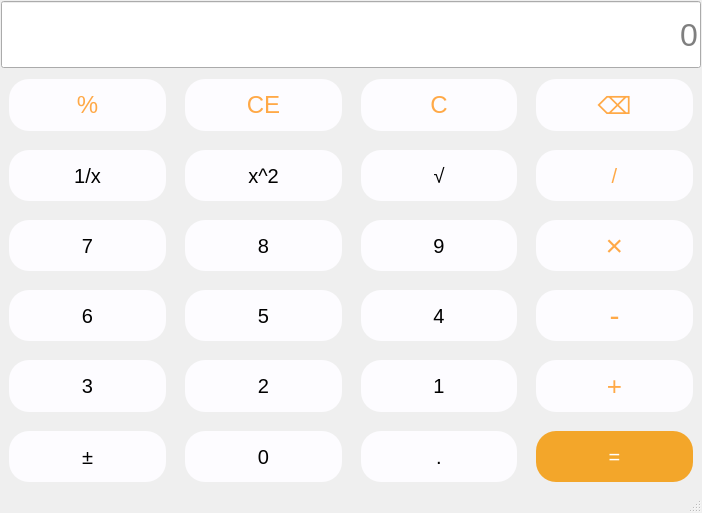
<?xml version="1.0" encoding="UTF-8"?>
<ui version="4.0">
 <class>MainWindow</class>
 <widget class="QMainWindow" name="MainWindow">
  <property name="geometry">
   <rect>
    <x>0</x>
    <y>0</y>
    <width>702</width>
    <height>513</height>
   </rect>
  </property>
  <property name="windowTitle">
   <string>计算器-沈丹娜-2022414040230</string>
  </property>
  <property name="windowIcon">
   <iconset resource="image.qrc">
    <normaloff>:/new/prefix1/images/jisuanqi.bmp</normaloff>:/new/prefix1/images/jisuanqi.bmp</iconset>
  </property>
  <property name="styleSheet">
   <string notr="true">QPushButton{
    background-color: rgb(253, 252, 255);
    font-size:20px;
    color:black;
    border-radius:20px;
    margin:8px
}

QPushButton:hover{
    background-color: rgb(227, 226, 230);
}

QPushButton:pressed{
     background-color: rgb(211, 212, 217);
}

QLineEdit{
    font-size: 24pt;
    color: black;
}</string>
  </property>
  <widget class="QWidget" name="centralwidget">
   <layout class="QVBoxLayout" name="verticalLayout">
    <property name="spacing">
     <number>3</number>
    </property>
    <property name="leftMargin">
     <number>1</number>
    </property>
    <property name="topMargin">
     <number>1</number>
    </property>
    <property name="rightMargin">
     <number>1</number>
    </property>
    <property name="bottomMargin">
     <number>1</number>
    </property>
    <item>
     <layout class="QGridLayout" name="gridLayout">
      <item row="1" column="1">
       <widget class="QPushButton" name="btnClearAll">
        <property name="sizePolicy">
         <sizepolicy hsizetype="Minimum" vsizetype="Minimum">
          <horstretch>0</horstretch>
          <verstretch>0</verstretch>
         </sizepolicy>
        </property>
        <property name="styleSheet">
         <string notr="true">color:rgb(255, 169, 71);font-size:24px;</string>
        </property>
        <property name="text">
         <string>CE</string>
        </property>
       </widget>
      </item>
      <item row="1" column="2">
       <widget class="QPushButton" name="btnClear">
        <property name="sizePolicy">
         <sizepolicy hsizetype="Minimum" vsizetype="Minimum">
          <horstretch>0</horstretch>
          <verstretch>0</verstretch>
         </sizepolicy>
        </property>
        <property name="styleSheet">
         <string notr="true">color:rgb(255, 169, 71);font-size:24px;</string>
        </property>
        <property name="text">
         <string>C</string>
        </property>
       </widget>
      </item>
      <item row="5" column="2">
       <widget class="QPushButton" name="btnNum1">
        <property name="sizePolicy">
         <sizepolicy hsizetype="Minimum" vsizetype="Minimum">
          <horstretch>0</horstretch>
          <verstretch>0</verstretch>
         </sizepolicy>
        </property>
        <property name="text">
         <string>1</string>
        </property>
       </widget>
      </item>
      <item row="3" column="2">
       <widget class="QPushButton" name="btnNum9">
        <property name="sizePolicy">
         <sizepolicy hsizetype="Minimum" vsizetype="Minimum">
          <horstretch>0</horstretch>
          <verstretch>0</verstretch>
         </sizepolicy>
        </property>
        <property name="text">
         <string>9</string>
        </property>
       </widget>
      </item>
      <item row="2" column="1">
       <widget class="QPushButton" name="btnSquare">
        <property name="sizePolicy">
         <sizepolicy hsizetype="Minimum" vsizetype="Minimum">
          <horstretch>0</horstretch>
          <verstretch>0</verstretch>
         </sizepolicy>
        </property>
        <property name="text">
         <string>x^2</string>
        </property>
       </widget>
      </item>
      <item row="3" column="0">
       <widget class="QPushButton" name="btnNum7">
        <property name="sizePolicy">
         <sizepolicy hsizetype="Minimum" vsizetype="Minimum">
          <horstretch>0</horstretch>
          <verstretch>0</verstretch>
         </sizepolicy>
        </property>
        <property name="text">
         <string>7</string>
        </property>
       </widget>
      </item>
      <item row="6" column="1">
       <widget class="QPushButton" name="btnNum0">
        <property name="sizePolicy">
         <sizepolicy hsizetype="Minimum" vsizetype="Minimum">
          <horstretch>0</horstretch>
          <verstretch>0</verstretch>
         </sizepolicy>
        </property>
        <property name="text">
         <string>0</string>
        </property>
       </widget>
      </item>
      <item row="3" column="1">
       <widget class="QPushButton" name="btnNum8">
        <property name="sizePolicy">
         <sizepolicy hsizetype="Minimum" vsizetype="Minimum">
          <horstretch>0</horstretch>
          <verstretch>0</verstretch>
         </sizepolicy>
        </property>
        <property name="text">
         <string>8</string>
        </property>
       </widget>
      </item>
      <item row="5" column="3">
       <widget class="QPushButton" name="btnPlus">
        <property name="sizePolicy">
         <sizepolicy hsizetype="Minimum" vsizetype="Minimum">
          <horstretch>0</horstretch>
          <verstretch>0</verstretch>
         </sizepolicy>
        </property>
        <property name="styleSheet">
         <string notr="true">color:rgb(255, 169, 71);font-size:26px;</string>
        </property>
        <property name="text">
         <string>+</string>
        </property>
       </widget>
      </item>
      <item row="4" column="0">
       <widget class="QPushButton" name="btnNum6">
        <property name="sizePolicy">
         <sizepolicy hsizetype="Minimum" vsizetype="Minimum">
          <horstretch>0</horstretch>
          <verstretch>0</verstretch>
         </sizepolicy>
        </property>
        <property name="text">
         <string>6</string>
        </property>
       </widget>
      </item>
      <item row="1" column="0">
       <widget class="QPushButton" name="btnPercentage">
        <property name="sizePolicy">
         <sizepolicy hsizetype="Minimum" vsizetype="Minimum">
          <horstretch>0</horstretch>
          <verstretch>0</verstretch>
         </sizepolicy>
        </property>
        <property name="styleSheet">
         <string notr="true">color:rgb(255, 169, 71);font-size:24px;</string>
        </property>
        <property name="text">
         <string>%</string>
        </property>
       </widget>
      </item>
      <item row="1" column="3">
       <widget class="QPushButton" name="btnDel">
        <property name="sizePolicy">
         <sizepolicy hsizetype="Minimum" vsizetype="Minimum">
          <horstretch>0</horstretch>
          <verstretch>0</verstretch>
         </sizepolicy>
        </property>
        <property name="styleSheet">
         <string notr="true">color:rgb(255, 169, 71);font-size:24px;</string>
        </property>
        <property name="text">
         <string>⌫</string>
        </property>
       </widget>
      </item>
      <item row="4" column="2">
       <widget class="QPushButton" name="btnNum4">
        <property name="sizePolicy">
         <sizepolicy hsizetype="Minimum" vsizetype="Minimum">
          <horstretch>0</horstretch>
          <verstretch>0</verstretch>
         </sizepolicy>
        </property>
        <property name="text">
         <string>4</string>
        </property>
       </widget>
      </item>
      <item row="5" column="1">
       <widget class="QPushButton" name="btnNum2">
        <property name="sizePolicy">
         <sizepolicy hsizetype="Minimum" vsizetype="Minimum">
          <horstretch>0</horstretch>
          <verstretch>0</verstretch>
         </sizepolicy>
        </property>
        <property name="text">
         <string>2</string>
        </property>
       </widget>
      </item>
      <item row="0" column="0" colspan="4">
       <widget class="QLineEdit" name="display">
        <property name="sizePolicy">
         <sizepolicy hsizetype="Expanding" vsizetype="Minimum">
          <horstretch>0</horstretch>
          <verstretch>0</verstretch>
         </sizepolicy>
        </property>
        <property name="alignment">
         <set>Qt::AlignmentFlag::AlignRight|Qt::AlignmentFlag::AlignTrailing|Qt::AlignmentFlag::AlignVCenter</set>
        </property>
        <property name="placeholderText">
         <string>0</string>
        </property>
       </widget>
      </item>
      <item row="2" column="3">
       <widget class="QPushButton" name="btnDivide">
        <property name="sizePolicy">
         <sizepolicy hsizetype="Minimum" vsizetype="Minimum">
          <horstretch>0</horstretch>
          <verstretch>0</verstretch>
         </sizepolicy>
        </property>
        <property name="styleSheet">
         <string notr="true">color:rgb(255, 169, 71);</string>
        </property>
        <property name="text">
         <string>/</string>
        </property>
       </widget>
      </item>
      <item row="6" column="2">
       <widget class="QPushButton" name="btnPeriod">
        <property name="sizePolicy">
         <sizepolicy hsizetype="Minimum" vsizetype="Minimum">
          <horstretch>0</horstretch>
          <verstretch>0</verstretch>
         </sizepolicy>
        </property>
        <property name="text">
         <string>.</string>
        </property>
       </widget>
      </item>
      <item row="6" column="3">
       <widget class="QPushButton" name="btnEqual">
        <property name="sizePolicy">
         <sizepolicy hsizetype="Minimum" vsizetype="Minimum">
          <horstretch>0</horstretch>
          <verstretch>0</verstretch>
         </sizepolicy>
        </property>
        <property name="styleSheet">
         <string notr="true">background-color:rgb(243, 166, 42);
color:white;</string>
        </property>
        <property name="text">
         <string>=</string>
        </property>
       </widget>
      </item>
      <item row="5" column="0">
       <widget class="QPushButton" name="btnNum3">
        <property name="sizePolicy">
         <sizepolicy hsizetype="Minimum" vsizetype="Minimum">
          <horstretch>0</horstretch>
          <verstretch>0</verstretch>
         </sizepolicy>
        </property>
        <property name="text">
         <string>3</string>
        </property>
       </widget>
      </item>
      <item row="3" column="3">
       <widget class="QPushButton" name="btnMultiple">
        <property name="sizePolicy">
         <sizepolicy hsizetype="Minimum" vsizetype="Minimum">
          <horstretch>0</horstretch>
          <verstretch>0</verstretch>
         </sizepolicy>
        </property>
        <property name="styleSheet">
         <string notr="true">color:rgb(255, 169, 71);font-size:30px;</string>
        </property>
        <property name="text">
         <string>×</string>
        </property>
       </widget>
      </item>
      <item row="4" column="1">
       <widget class="QPushButton" name="btnNum5">
        <property name="sizePolicy">
         <sizepolicy hsizetype="Minimum" vsizetype="Minimum">
          <horstretch>0</horstretch>
          <verstretch>0</verstretch>
         </sizepolicy>
        </property>
        <property name="text">
         <string>5</string>
        </property>
       </widget>
      </item>
      <item row="6" column="0">
       <widget class="QPushButton" name="btnSign">
        <property name="sizePolicy">
         <sizepolicy hsizetype="Minimum" vsizetype="Minimum">
          <horstretch>0</horstretch>
          <verstretch>0</verstretch>
         </sizepolicy>
        </property>
        <property name="text">
         <string>±</string>
        </property>
       </widget>
      </item>
      <item row="2" column="0">
       <widget class="QPushButton" name="btnInverse">
        <property name="sizePolicy">
         <sizepolicy hsizetype="Minimum" vsizetype="Minimum">
          <horstretch>0</horstretch>
          <verstretch>0</verstretch>
         </sizepolicy>
        </property>
        <property name="text">
         <string>1/x</string>
        </property>
       </widget>
      </item>
      <item row="2" column="2">
       <widget class="QPushButton" name="btnSqrt">
        <property name="sizePolicy">
         <sizepolicy hsizetype="Minimum" vsizetype="Minimum">
          <horstretch>0</horstretch>
          <verstretch>0</verstretch>
         </sizepolicy>
        </property>
        <property name="text">
         <string>√</string>
        </property>
       </widget>
      </item>
      <item row="4" column="3">
       <widget class="QPushButton" name="btnMinus">
        <property name="sizePolicy">
         <sizepolicy hsizetype="Minimum" vsizetype="Minimum">
          <horstretch>0</horstretch>
          <verstretch>0</verstretch>
         </sizepolicy>
        </property>
        <property name="styleSheet">
         <string notr="true">color:rgb(255, 169, 71);font-size:30px;</string>
        </property>
        <property name="text">
         <string>-</string>
        </property>
       </widget>
      </item>
     </layout>
    </item>
   </layout>
  </widget>
  <widget class="QMenuBar" name="menubar">
   <property name="geometry">
    <rect>
     <x>0</x>
     <y>0</y>
     <width>702</width>
     <height>25</height>
    </rect>
   </property>
  </widget>
  <widget class="QStatusBar" name="statusbar"/>
 </widget>
 <resources>
  <include location="image.qrc"/>
 </resources>
 <connections/>
</ui>
